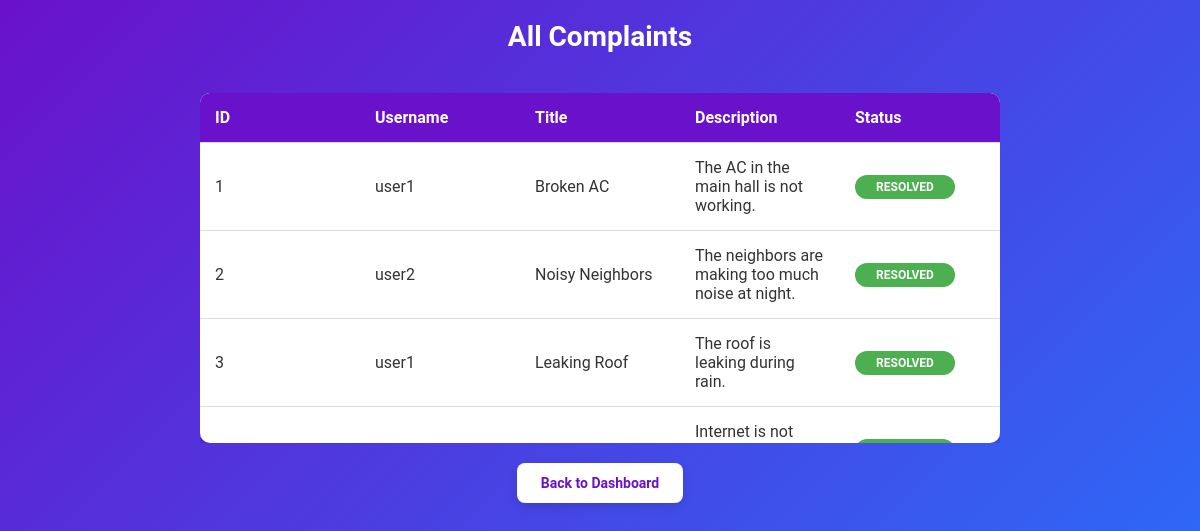
Page /admin/view_all_complaints.php (signed in) on the committed database.
### tables this page shows
CREATE TABLE `Complaint` (
  `complaintId` int NOT NULL,
  `userId` int NOT NULL,
  `title` varchar(100) NOT NULL,
  `description` text NOT NULL,
  `status` varchar(20) NOT NULL DEFAULT 'Pending',
  `dateSubmitted` date NOT NULL,
  `resolvedDate` date DEFAULT NULL
);

CREATE TABLE `User` (
  `userId` int NOT NULL,
  `username` varchar(50) NOT NULL,
  `password` varchar(100) NOT NULL,
  `email` varchar(255) NOT NULL
);

### admin/view_all_complaints.php (the view, shortened to what this page needs)
<?php
include('../config/database.php');
$query = "
    SELECT
        Complaint.complaintId,
        User.username,
        Complaint.title,
        Complaint.description,
        Complaint.status
    FROM
        Complaint
    INNER JOIN
        User
    ON
        Complaint.userId = User.userId
";
$result = $conn->query($query);
?>
<!DOCTYPE html>
<html lang="en">
<head>
    <link rel="stylesheet" href="../assets/styles/admin/view_all_complaints.css">
</head>
<body>
    <h1>All Complaints</h1>
    <div class="table-container">
        <table>
            <thead>
                <tr>
                    <th>ID</th>
                    <th>Username</th>
                    <th>Title</th>
                    <th>Description</th>
                    <th>Status</th>
                </tr>
            </thead>
            <tbody>
                <?php if ($result->num_rows > 0): ?>
                    <?php while ($row = $result->fetch_assoc()): ?>
                        <tr>
                            <td><?= htmlspecialchars($row['complaintId']) ?></td>
                            <td><?= htmlspecialchars($row['username']) ?></td>
                            <td><?= htmlspecialchars($row['title']) ?></td>
                            <td><?= htmlspecialchars($row['description']) ?></td>
                            <td>
                                <?php if ($row['status'] === 'Pending'): ?>
                                    <span class="badge pending">Pending</span>
                                <?php elseif ($row['status'] === 'Resolved'): ?>
                                    <span class="badge resolved">Resolved</span>
                                <?php else: ?>
                                    <span class="badge"><?= htmlspecialchars($row['status']) ?></span>
                                <?php endif; ?>
                            </td>
                        </tr>
                    <?php endwhile; ?>
                <?php else: ?>
                    <tr>
                        <td colspan="5">No complaints found.</td>
                    </tr>
                <?php endif; ?>
            </tbody>
        </table>
    </div>
    <a href="dashboard.php">Back to Dashboard</a>
</body>
</html>

### assets/styles/admin/view_all_complaints.css (style rules this page uses)
body { font-family: 'Roboto', Arial, sans-serif; background: linear-gradient(135deg, #6a11cb, #2575fc); margin: 0; padding: 0; display: flex; flex-direction: column; align-items: center; min-height: 100vh; color: #fff; }
h1 { margin: 20px 0; text-align: center; font-size: 28px; }
.table-container { width: 90%; max-width: 800px; overflow-x: auto; margin-top: 20px; }
.table-container tbody { display: block; max-height: 300px; overflow-y: auto; }
.table-container thead, .table-container tbody tr { display: table; width: 100%; table-layout: fixed; }
table { width: 100%; border-collapse: collapse; background: #fff; color: #333; border-radius: 10px; overflow: hidden; box-shadow: 0 8px 15px rgba(0, 0, 0, 0.2); }
th, td { padding: 15px; text-align: left; border-bottom: 1px solid #ddd; }
th { background: #6a11cb; color: #fff; font-weight: bold; }
.badge { display: inline-block; padding: 5px 10px; border-radius: 12px; font-size: 12px; font-weight: bold; text-align: center; text-transform: uppercase; min-width: 80px; }
.badge.resolved { background-color: #4caf50; color: #fff; }
a { color: #6a11cb; text-decoration: none; margin-top: 20px; display: inline-block; padding: 12px 24px; background: #fff; border-radius: 8px; font-size: 14px; font-weight: bold; transition: all 0.3s ease-in-out; box-shadow: 0 4px 10px rgba(0, 0, 0, 0.1); }

### rows in the picture
complaint: complaintId "1", userId.username "user1", title "Broken AC", description "The AC in the main hall is not working.", status "RESOLVED"
complaint: complaintId "2", userId.username "user2", title "Noisy Neighbors", description "The neighbors are making too much noise at night.", status "RESOLVED"
complaint: complaintId "3", userId.username "user1", title "Leaking Roof", description "The roof is leaking during rain.", status "RESOLVED"
complaint: description "Internet is not…"
